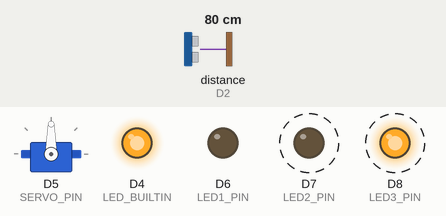
Recording of a sketch running on a simulated ESP8266 (NodeMCU). Shown: servo, output pins drawn as LEDs (lit = HIGH, except the on-board LED, lit = LOW). Wiring (inferred from the names in the program): ultrasonic range finder: trigger D1; echo D2. Dashed ring = blinking. The inputs (shaded band) are chosen by the test bench; at power-on: distance to the obstacle (sensor on D2) 80 cm. The echo pulse lasts 58.3 µs per cm; WiFi joins after 1.5 s; servers stay silent unless stated; pins used as bus, display or sensor lines are not drawn; what the sketch prints to the serial monitor is not drawn.

Above: at 2.26 s.
2.8 s: distance to the obstacle (sensor on D2) set to 2 cm
At 4.3 s:
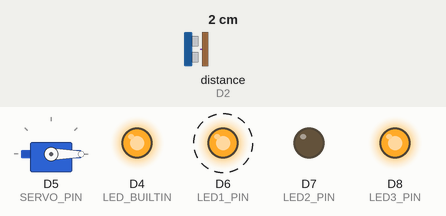
6.9 s: distance to the obstacle (sensor on D2) set to 18 cm
At 7.67 s:
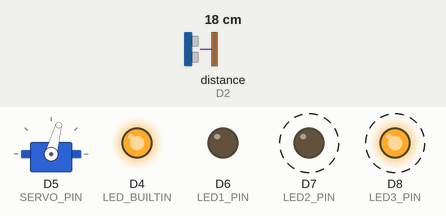
10.8 s: distance to the obstacle (sensor on D2) set to 95 cm
14.3 s: distance to the obstacle (sensor on D2) set to 104 cm
At 15.4 s:
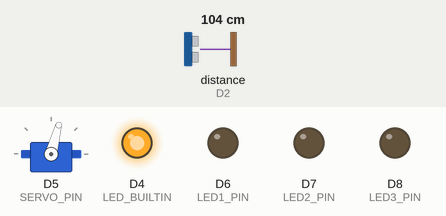
16.0 s: distance to the obstacle (sensor on D2) set to 4 cm
At 16.8 s:
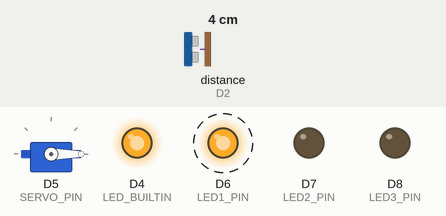
20.1 s: distance to the obstacle (sensor on D2) set to 35 cm
At 22.45 s:
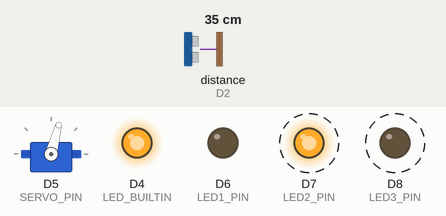
Timing chart, 0 to 25.2 s (numbered marks = the images above; inputs shaded):
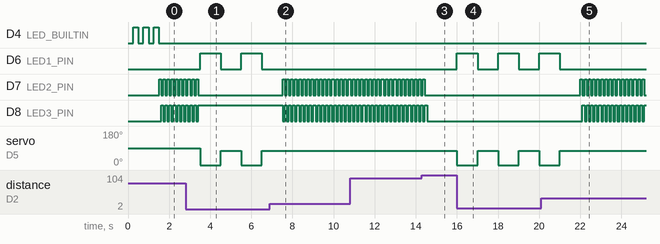

Measured:
- the behaviour switches between 99 and 100 cm on distance to the obstacle (sensor on D2) (found by bisection; images 2 and 3)
- after the input at 2.8 s, D6 (LED1_PIN): alternates HIGH for 1.0 s and LOW for 1.0 s, starting after 0.72 s; D7 (LED2_PIN): goes on until 3.4 s, then stays LOW; D8 (LED3_PIN): goes on until 3.4 s, then stays HIGH; servo on D5 (SERVO_PIN): alternates 75° for 1.0 s and 0° for 1.0 s, starting after 0.72 s
- after the input at 6.9 s, D6 (LED1_PIN): stops changing and stays LOW; D7 (LED2_PIN), D8 (LED3_PIN): alternates HIGH for 0.10 s and LOW for 0.10 s, starting after 0.62 s; servo on D5 (SERVO_PIN): stops changing and stays 75°
- after the input at 14.3 s, D7 (LED2_PIN): goes on until 14.4 s, then stays LOW; D8 (LED3_PIN): goes on until 14.6 s, then stays LOW
- after the input at 16.0 s, D6 (LED1_PIN): alternates HIGH for 1.0 s and LOW for 1.0 s, starting at once; servo on D5 (SERVO_PIN): alternates 75° for 1.0 s and 0° for 1.0 s, starting at once
- after the input at 20.1 s, D6 (LED1_PIN): goes on until 21.0 s, then stays LOW; D7 (LED2_PIN): alternates HIGH for 0.10 s and LOW for 0.10 s, starting after 1.9 s; D8 (LED3_PIN): alternates HIGH for 0.10 s and LOW for 0.10 s, starting after 2.0 s; servo on D5 (SERVO_PIN): goes on until 21.0 s, then stays 75°
- by itself, D7 (LED2_PIN), D8 (LED3_PIN): alternates HIGH for 0.10 s and LOW for 0.10 s

The sketch:

ALCOOL_GEL_ESP8266_OTA_22112024.ino
```cpp
#include <Servo.h>
#include <ESP8266WiFi.h>
#include <ArduinoOTA.h>

// Defina suas credenciais Wi-Fi
const char* ssid = "JPL";
const char* password = "123@juarez";

// Nome do dispositivo OTA
const char* deviceName = "AlcoolGelDevice002";

#define TRIGGER_PIN D1
#define ECHO_PIN    D2
#define SERVO_PIN   D5
#define LED1_PIN    D6
#define LED2_PIN    D7
#define LED3_PIN    D8

Servo servo;
bool wifiConnected = false;

// Função para medir a distância ultrassônica
long readUltrasonicDistance(int triggerPin, int echoPin) {
  pinMode(triggerPin, OUTPUT);
  digitalWrite(triggerPin, LOW);
  delayMicroseconds(2);
  digitalWrite(triggerPin, HIGH);
  delayMicroseconds(10);
  digitalWrite(triggerPin, LOW);
  pinMode(echoPin, INPUT);
  return pulseIn(echoPin, HIGH);
}

// Função para conectar ao Wi-Fi
void connectToWiFi() {
  WiFi.begin(ssid, password);
  Serial.println("Conectando ao Wi-Fi...");

  int attempts = 0; // Limite de tentativas para evitar loop infinito

  while (WiFi.status() != WL_CONNECTED && attempts < 20) {
    digitalWrite(LED_BUILTIN, LOW); // Liga o LED incorporado (pisca)
    delay(250);
    digitalWrite(LED_BUILTIN, HIGH); // Desliga o LED incorporado
    delay(250);
    Serial.print(".");
    attempts++;
  }

  if (WiFi.status() == WL_CONNECTED) {
    wifiConnected = true;
    digitalWrite(LED_BUILTIN, LOW); // Mantém o LED ligado
    Serial.println("\nWi-Fi conectado!");
    Serial.printf("Endereço IP: %s\n", WiFi.localIP().toString().c_str());
  } else {
    wifiConnected = false;
    digitalWrite(LED_BUILTIN, HIGH); // Deixa o LED desligado
    Serial.println("\nFalha ao conectar ao Wi-Fi. Continuando sem conexão...");
  }
}

void setup() {
  // Inicializa o Serial Monitor
  Serial.begin(115200);

  // Inicializa o servo
  servo.attach(SERVO_PIN);

  // Configura os pinos de saída
  pinMode(LED1_PIN, OUTPUT);
  pinMode(LED2_PIN, OUTPUT);
  pinMode(LED3_PIN, OUTPUT);
  pinMode(LED_BUILTIN, OUTPUT);

  digitalWrite(LED_BUILTIN, HIGH); // LED desligado inicialmente

  // Conecta ao Wi-Fi
  connectToWiFi();

  // Configura OTA apenas se estiver conectado ao Wi-Fi
  if (wifiConnected) {
    ArduinoOTA.setHostname(deviceName);

    ArduinoOTA.onStart([]() {
      String type = (ArduinoOTA.getCommand() == U_FLASH) ? "sketch" : "filesystem";
      Serial.println("Iniciando OTA: " + type);
    });

    ArduinoOTA.onEnd([]() {
      Serial.println("\nOTA finalizada.");
    });

    ArduinoOTA.onError([](ota_error_t error) {
      Serial.printf("Erro[%u]: ", error);
      if (error == OTA_AUTH_ERROR) Serial.println("Erro de autenticação");
      else if (error == OTA_BEGIN_ERROR) Serial.println("Erro no início");
      else if (error == OTA_CONNECT_ERROR) Serial.println("Erro de conexão");
      else if (error == OTA_RECEIVE_ERROR) Serial.println("Erro de recebimento");
      else if (error == OTA_END_ERROR) Serial.println("Erro no final");
    });

    ArduinoOTA.begin();
    Serial.printf("OTA configurado. Nome do dispositivo: %s\n", deviceName);
  }
}

void loop() {
  // Verifica e processa atualizações OTA apenas se conectado ao Wi-Fi
  if (wifiConnected) {
    ArduinoOTA.handle();
  }

  // Controle do servo e LEDs com base na distância
  float distance = 0.01723 * readUltrasonicDistance(TRIGGER_PIN, ECHO_PIN);
  Serial.printf("Distância medida: %.2f cm\n", distance);

  if (distance <= 10) {
    servo.write(0);
    digitalWrite(LED1_PIN, HIGH);
    delay(1000); // Aguarda 1 segundo
    servo.write(75);
    digitalWrite(LED1_PIN, LOW);
    delay(1000); // Aguarda 1 segundo
  } else if (distance > 11 && distance < 100) {
    for (int i = 0; i < 5; i++) {
      digitalWrite(LED2_PIN, HIGH);
      digitalWrite(LED3_PIN, LOW);
      delay(100); // Aguarda 100 ms
      digitalWrite(LED2_PIN, LOW);
      digitalWrite(LED3_PIN, HIGH);
      delay(100); // Aguarda 100 ms
    }
  } else {
    // Se nenhuma condição for atendida, desliga os LEDs
    digitalWrite(LED2_PIN, LOW);
    digitalWrite(LED3_PIN, LOW);
  }
}
```
